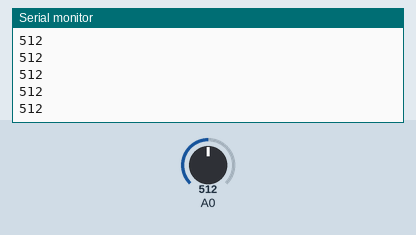
Recording of a sketch running on a simulated Arduino Uno, built with avr-gcc and run on an emulated ATmega328P. Parts: the last lines printed to the serial monitor. The inputs (shaded band) are chosen by the test bench; at power-on: A0 = 512.

Above: at 1.2 s.
1.3 s: A0 set to 716
At 1.8 s:
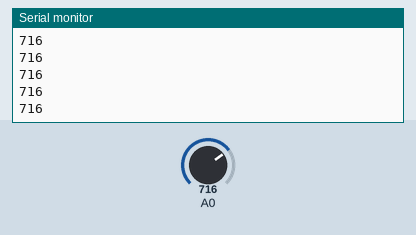
2.8 s: A0 set to 900
At 3.4 s:
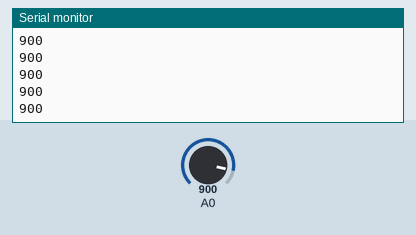
Timing chart, 0 to 5.8 s (numbered marks = the images above; inputs shaded):
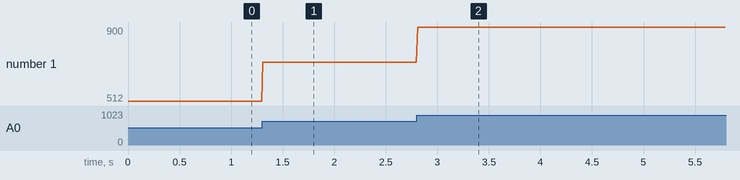

Measured:
- after the input at 1.3 s, the serial monitor: prints a new line at once (image 1)
- after the input at 2.8 s, the serial monitor: prints a new line at once (image 2)
- plotted number 1: 512 → 716 after the input at 1.3 s, 716 → 900 after the input at 2.8 s

The sketch:

_7._Senzor_lumina_brick.ino
```cpp
// Does not seem to work properly or the sensor is broken.
void setup() {
  // put your setup code here, to run once:
  Serial.begin(9600);
}

void loop() {
  // put your main code here, to run repeatedly:
  int nivelIluminare = analogRead(0);
  Serial.println(nivelIluminare);
  delay(10);
}
```
